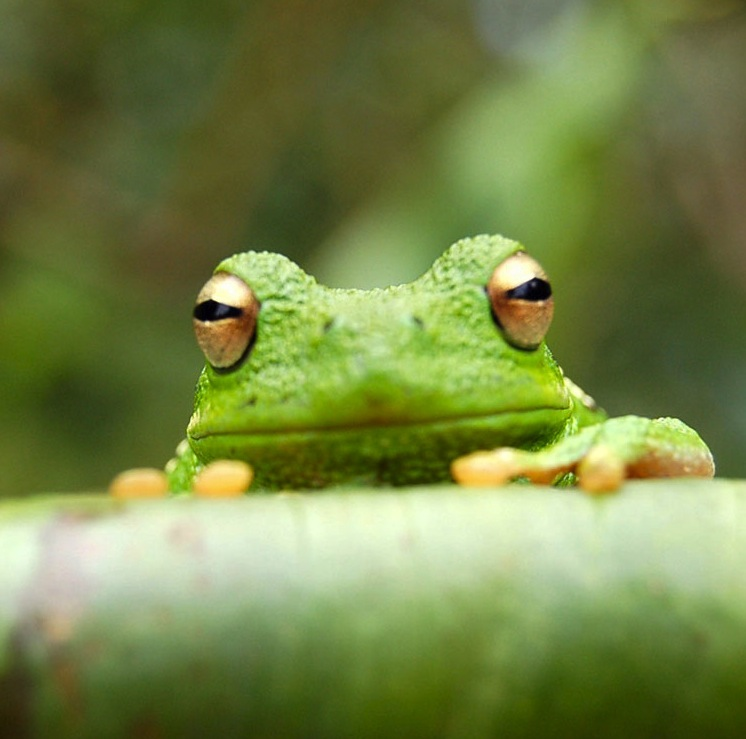
#> input picture foto/frog.jpg, 746 x 739 px
$ python gradients.py
#> lines starting #> are read from the running program, lines starting #| are printed output that depends on the picture; after the words box and inside, x2 and y2 are one past the last pixel; in counts of white or black regions, pixels touching at a corner belong together
import cv2 as cv
import numpy as np

img = cv.imread('foto/frog.jpg')
#> img is the input picture: shape (739, 746, 3); mean B, G, R 70.3, 131.3, 116
cv.imshow('Frog', img)

gray = cv.cvtColor (img, cv.COLOR_BGR2GRAY)
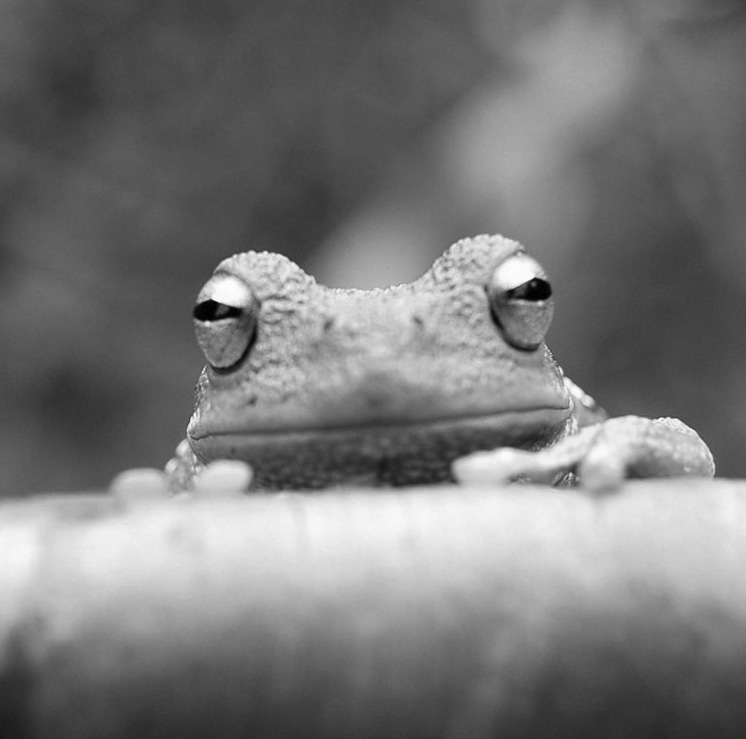
#> gray: shape (739, 746); min 0, max 254, mean 119.8

#laplacian
lap = cv.Laplacian(gray, cv.CV_64F)
lap = np.uint8(np.absolute(lap))
cv.imshow('Laplacian', lap)

#sobel
sobelx = cv.Sobel(gray, cv.CV_64F, 1, 0)
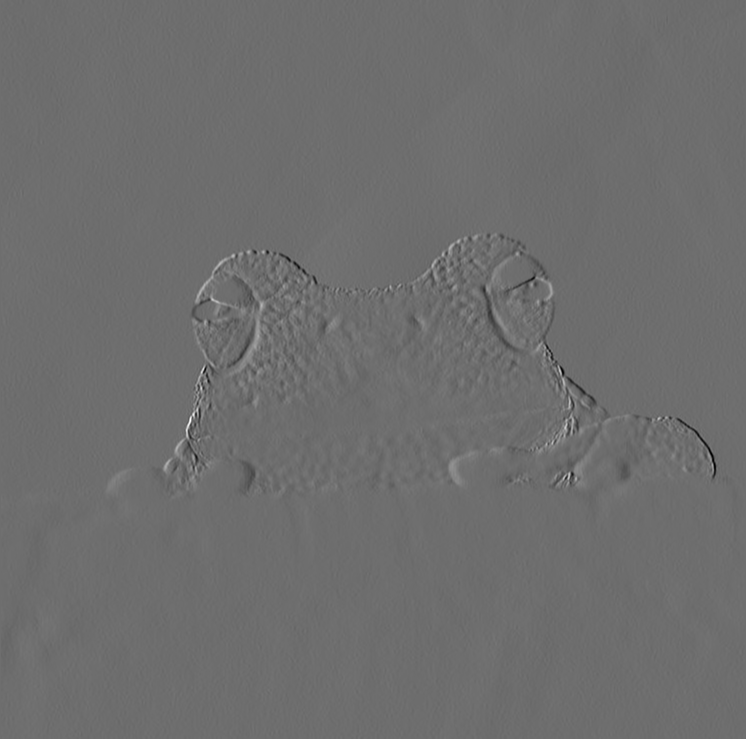
#> sobelx: shape (739, 746) float64; min -501, max 659, mean 0.1; drawn with min black and max white
sobely = cv.Sobel(gray, cv.CV_64F, 0, 1)
combined_sobel = cv.bitwise_or(sobelx, sobely)
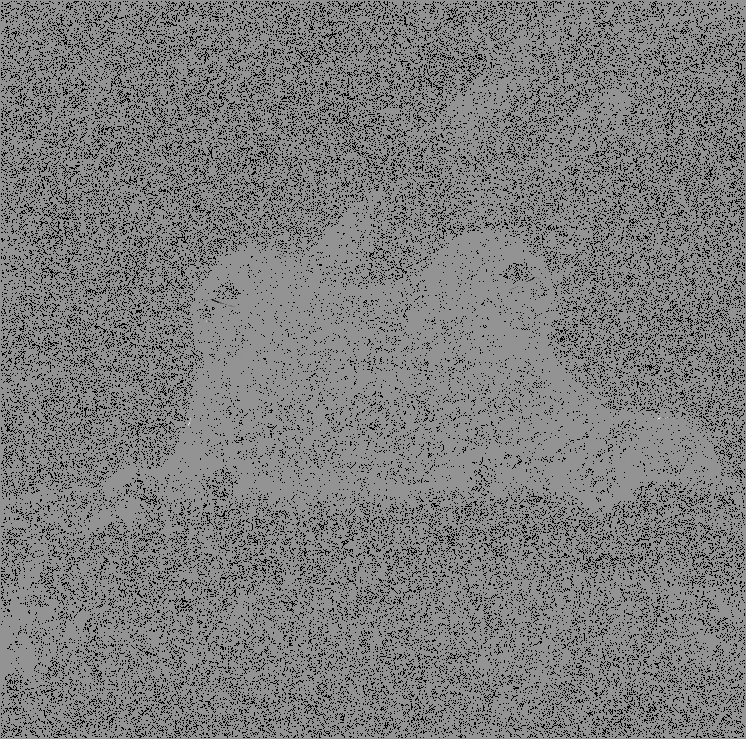
#> combined_sobel: shape (739, 746) float64; 15.59% of the values are NaN or infinite; the others: min -128896, max 94080, mean -24.19; drawn with min black, max white, NaN and infinite black

cv.imshow ('Sobel X', sobelx)
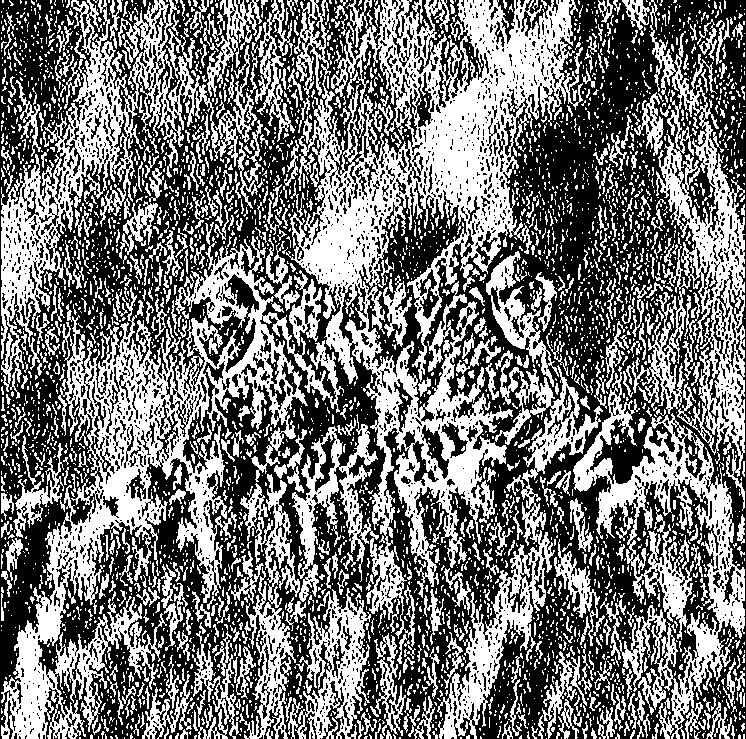
#> window 'Sobel X': shape (739, 746); 46% white; 3800 white regions (3086 under 20 px), largest, box (x1, y1, x2, y2) and area: (286, 0, 583, 647) 57404, (1, 236, 344, 739) 39134, (1, 0, 257, 399) 19478
cv.imshow ('Sobel Y', sobely)
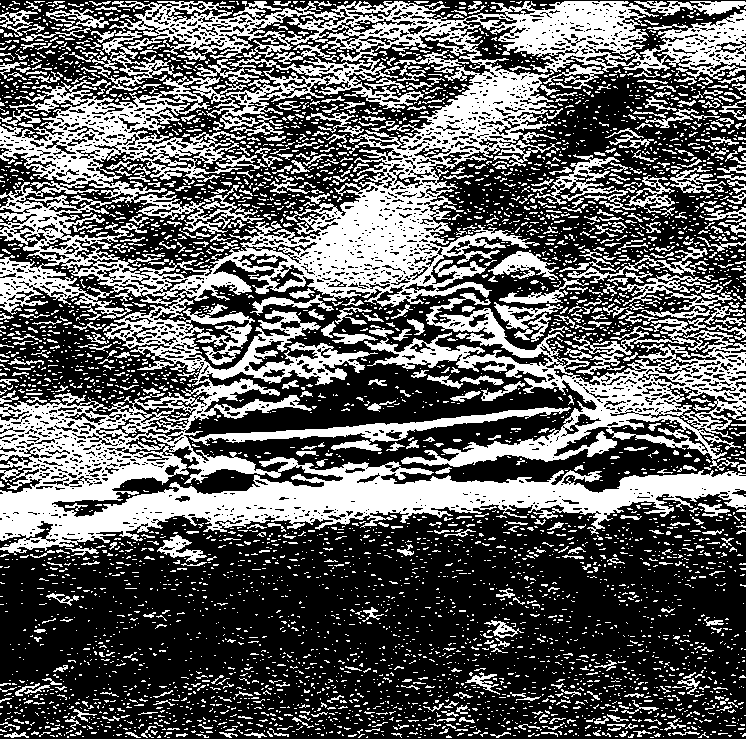
#> window 'Sobel Y': shape (739, 746); 37.7% white; 4809 white regions (4189 under 20 px), largest, box (x1, y1, x2, y2) and area: (0, 1, 746, 555) 120998, (364, 293, 746, 471) 19358, (189, 407, 571, 446) 3043
cv.imshow ('Combined Sobel', combined_sobel)
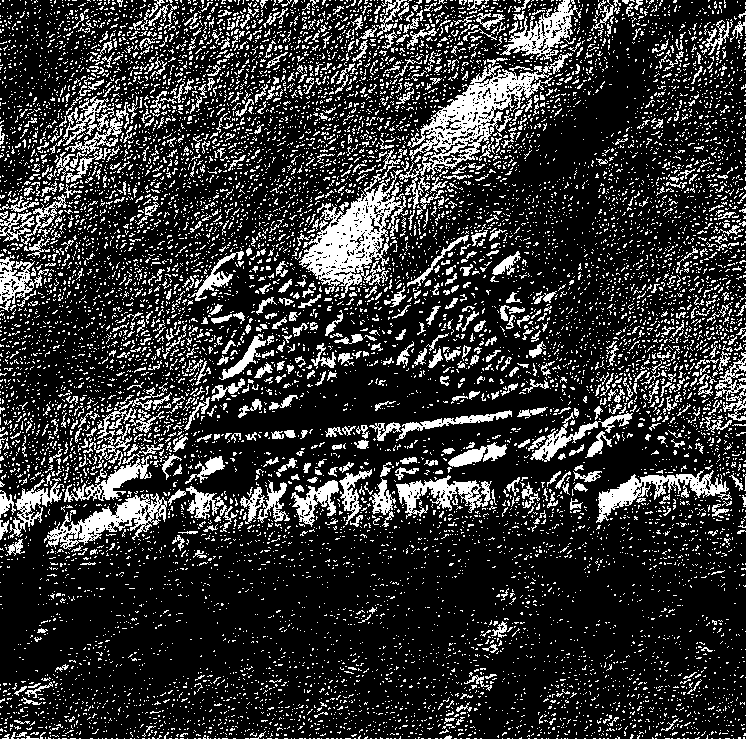
#> window 'Combined Sobel': shape (739, 746); 20.2% white in thin lines or dots

canny = cv.Canny(gray, 150, 175)
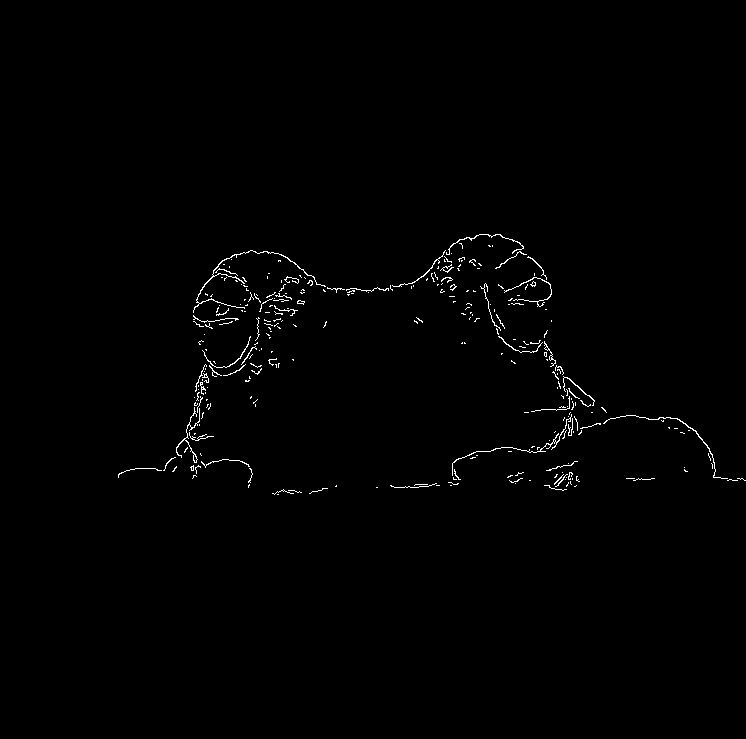
#> canny: shape (739, 746); 0.78% white in thin lines or dots, all inside (x1, y1, x2, y2) = (118, 234, 746, 495)
cv.imshow('Canny', canny)

cv.waitKey(0)

$ run again, with foto/insanlar2.jpg copied over foto/frog.jpg
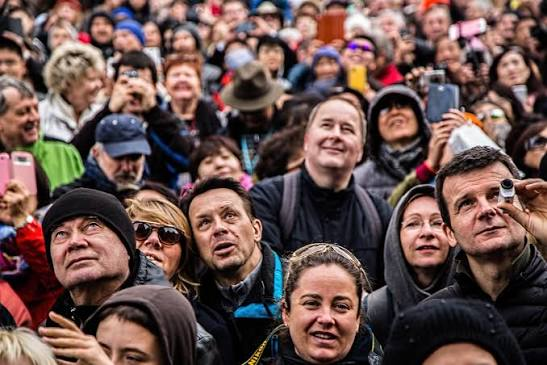
#> input picture foto/insanlar2.jpg, 547 x 365 px
#> img is the input picture: shape (365, 547, 3); mean B, G, R 78.1, 82.1, 105.9
#> `cv.imshow ('Sobel X', sobelx)`:
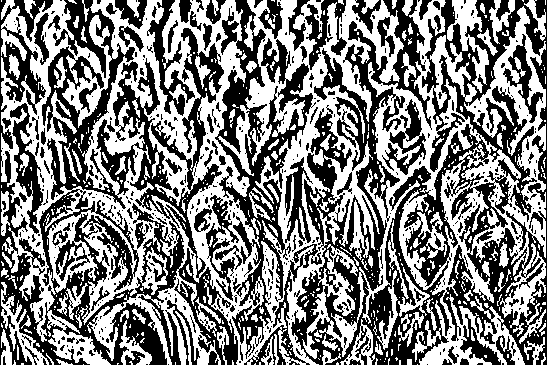
#> window 'Sobel X': shape (365, 547); 50.1% white; 540 black regions (424 under 20 px), largest, box (x1, y1, x2, y2) and area: (291, 0, 547, 365) 37491, (0, 0, 238, 365) 31360, (215, 0, 316, 359) 9879
#> `canny = cv.Canny(gray, 150, 175)`:
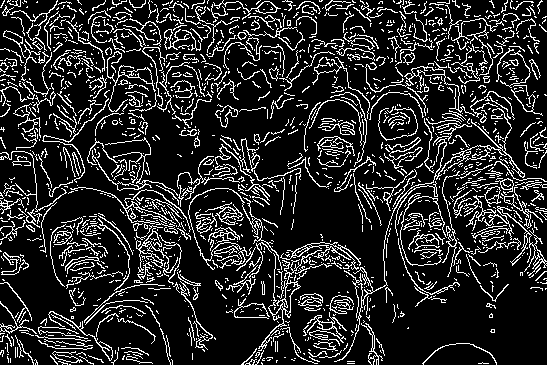
#> canny: shape (365, 547); 16.1% white in thin lines or dots
